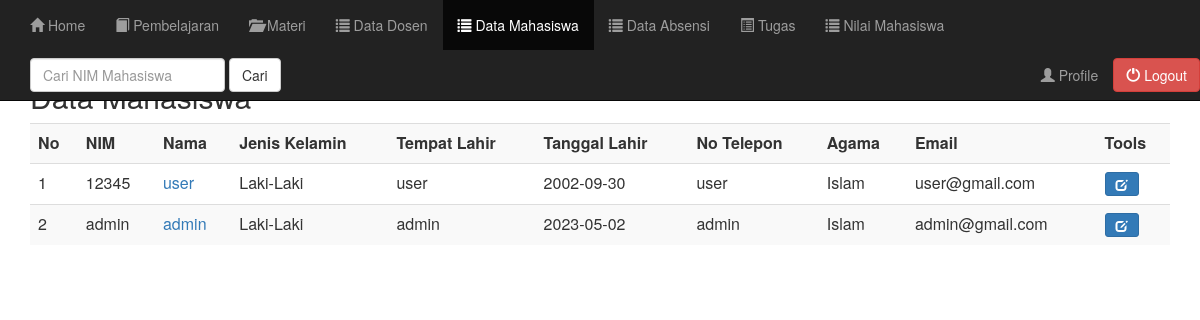
Page /dosen/data_mahasiswa.php (signed in) on the earlier database version.
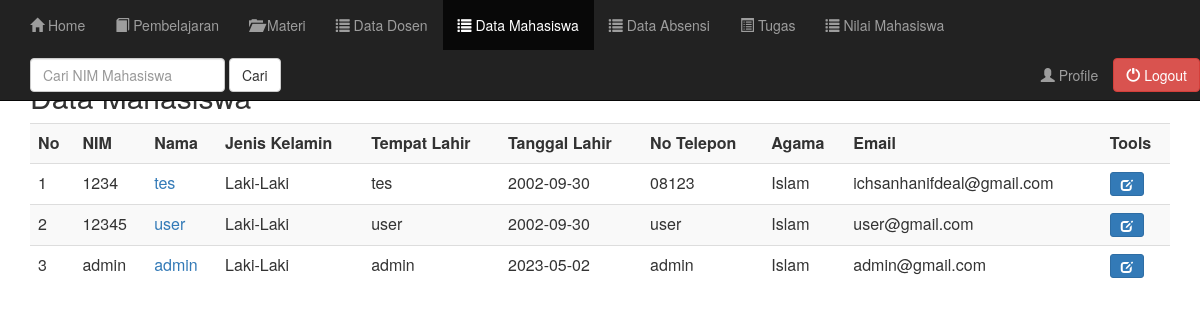
Same page on the later database version.
### tables this page shows
CREATE TABLE `tbl_mahasiswa` (
  `nim` varchar(20) NOT NULL DEFAULT '',
  `username` varchar(20) NOT NULL,
  `password` varchar(32) NOT NULL,
  `level` varchar(30) NOT NULL,
  `nama` varchar(50) NOT NULL,
  `jenis_kelamin` varchar(20) NOT NULL,
  `tempat_lahir` varchar(30) NOT NULL,
  `tanggal_lahir` date NOT NULL,
  `alamat_asal` varchar(100) NOT NULL,
  `alamat_sekarang` varchar(100) NOT NULL,
  `no_telepon` varchar(13) NOT NULL,
  `email` varchar(30) NOT NULL,
  `agama` varchar(50) NOT NULL,
  `jurusan` varchar(255) NOT NULL,
  `fakultas` varchar(50) NOT NULL
);

### dosen/data_mahasiswa.php (the view, shortened to what this page needs)
<?php
include("header.php");
include("../koneksi.php");
$filter = isset($_GET['filter']) ? strtolower($_GET['filter']) : NULL;
?>
	<div class="container">
		<div class="content">
			<h2>Data Mahasiswa</h2>
			<div class="table-responsive">
				<table class="table table-striped table-hover">
					<tr>
						<th>No</th>
						<th>NIM</th>
						<th>Nama</th>
						<th>Jenis Kelamin</th>
						<th>Tempat Lahir</th>
						<th>Tanggal Lahir</th>
						<th>No Telepon</th>
						<th>Agama</th>
						<th>Email</th>
						<th>Tools</th>
					</tr>
					<?php
					if($filter){
						$sql = mysqli_query($koneksi, "SELECT * FROM tbl_mahasiswa");
					}else{
						$sql = mysqli_query($koneksi, "SELECT * FROM tbl_mahasiswa ORDER BY nim ASC");
					}
					if(mysqli_num_rows($sql) == 0){
						echo '<tr><td colspan="10">Data Tidak Ada.</td></tr>';
					}else{
						$no = 1;
						while($row = mysqli_fetch_assoc($sql)){
							echo '
							<tr>
								<td>'.$no.'</td>
								<td>'.$row['nim'].'</td>
								<td><a href="profile_mahasiswa.php?nim='.$row['nim'].'">'.$row['nama'].'</a></td>
								<td>'.$row['jenis_kelamin'].'</td>
								<td>'.$row['tempat_lahir'].'</td>
								<td>'.$row['tanggal_lahir'].'</td>
								<td>'.$row['no_telepon'].'</td>
								<td>'.$row['agama'].'</td>
								<td>'.$row['email'].'</td>
								<td>
									<a href="edit_mahasiswa.php?nim='.$row['nim'].'" title="Edit Data" data-toggle="tooltip" class="btn btn-primary btn-sm"><span class="glyphicon glyphicon-edit" aria-hidden="true"></span></a>
								</td>
							</tr>
							';
							$no++;
						}
					}
					?>
				</table>
			</div>
		</div>
	</div>
<?php
include("footer.php");
?>

Differences in the rows shown:
added tbl_mahasiswa: nim "1234", nama "tes", jenis_kelamin "Laki-Laki", tempat_lahir "tes", tanggal_lahir "2002-09-30", no_telepon "08123", agama "Islam", email "ichsanhanifdeal@gmail.com"
